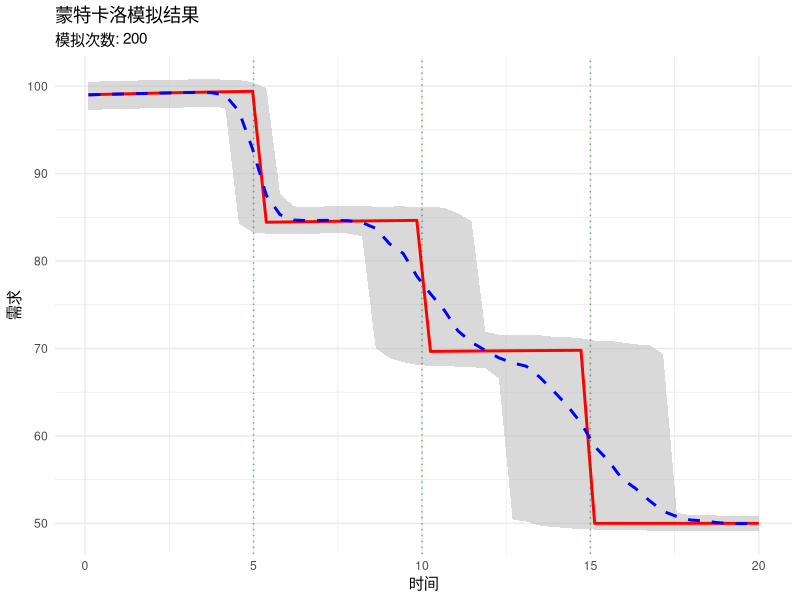

The R script that drew this image:
# 清理环境
rm(list = ls())
gc()

# 加载必要的包
library(ggplot2)
library(dplyr)
library(tidyr)

# 设置随机种子
set.seed(123)

# 1. 定义简单的需求函数（不使用类）
demand_function <- function(x, params) {
  # params = list(a, b_list, T_list, mu)
  a <- params$a
  b_list <- params$b_list
  T_list <- params$T_list
  mu <- params$mu
  
  # 确保参数有效
  a <- max(0.01, min(0.99, a))
  T_list <- sort(T_list)  # 确保递增
  
  if (x > max(T_list)) {
    return(mu)
  }
  
  for (i in 1:length(T_list)) {
    if (x <= T_list[i]) {
      return(-a^x + b_list[i])
    }
  }
  
  return(mu)
}

# 2. 运行蒙特卡洛模拟函数
run_monte_carlo <- function(
    baseline_params = list(a = 0.9, b_list = c(100, 85, 70), 
                           T_list = c(5, 10, 15), mu = 50),
    n_simulations = 200,
    n_time_points = 50,
    time_horizon = 20,
    perturbation_level = 0.1
) {
  
  # 生成时间点
  time_points <- seq(0.1, time_horizon, length.out = n_time_points)
  
  # 存储结果
  all_demand_paths <- matrix(NA, nrow = n_simulations, ncol = n_time_points)
  all_params_list <- vector("list", n_simulations)
  
  cat("开始蒙特卡洛模拟...\n")
  
  for (sim in 1:n_simulations) {
    # 生成扰动参数
    perturbed_params <- list(
      a = baseline_params$a * exp(rnorm(1, 0, perturbation_level * 0.1)),
      b_list = baseline_params$b_list + rnorm(length(baseline_params$b_list), 0, perturbation_level * 10),
      T_list = baseline_params$T_list * (1 + rnorm(length(baseline_params$T_list), 0, perturbation_level)),
      mu = baseline_params$mu + rnorm(1, 0, perturbation_level * 5)
    )
    
    # 确保参数有效性
    perturbed_params$a <- max(0.01, min(0.99, perturbed_params$a))
    perturbed_params$b_list <- pmax(1, perturbed_params$b_list)
    perturbed_params$T_list <- pmax(0.1, perturbed_params$T_list)
    perturbed_params$mu <- max(0, perturbed_params$mu)
    perturbed_params$T_list <- sort(perturbed_params$T_list)
    
    all_params_list[[sim]] <- perturbed_params
    
    # 计算需求路径
    for (t in 1:n_time_points) {
      all_demand_paths[sim, t] <- demand_function(time_points[t], perturbed_params)
    }
    
    if (sim %% 10 == 0) cat(sprintf("进度: %d/%d\n", sim, n_simulations))
  }
  
  # 计算基准路径
  baseline_path <- sapply(time_points, demand_function, params = baseline_params)
  
  cat("模拟完成!\n")
  
  return(list(
    time_points = time_points,
    baseline_path = baseline_path,
    all_demand_paths = all_demand_paths,
    all_params = all_params_list,
    n_simulations = n_simulations,
    baseline_params = baseline_params
  ))
}

# 3. 分析函数
analyze_results <- function(results) {
  demand_paths <- results$all_demand_paths
  
  # 计算基本统计
  mean_path <- colMeans(demand_paths, na.rm = TRUE)
  std_path <- apply(demand_paths, 2, sd, na.rm = TRUE)
  ci_90_lower <- apply(demand_paths, 2, quantile, 0.05, na.rm = TRUE)
  ci_90_upper <- apply(demand_paths, 2, quantile, 0.95, na.rm = TRUE)
  cv <- std_path / abs(mean_path)
  
  # 阶段统计
  stage_T <- results$baseline_params$T_list
  stage_stats <- list()
  
  for (i in 1:length(stage_T)) {
    idx <- which.min(abs(results$time_points - stage_T[i]))
    stage_demands <- demand_paths[, idx]
    stage_stats[[i]] <- list(
      stage = i,
      time = stage_T[i],
      mean = mean(stage_demands, na.rm = TRUE),
      sd = sd(stage_demands, na.rm = TRUE),
      cv = sd(stage_demands, na.rm = TRUE) / abs(mean(stage_demands, na.rm = TRUE))
    )
  }
  
  return(list(
    mean_path = mean_path,
    std_path = std_path,
    ci_90_lower = ci_90_lower,
    ci_90_upper = ci_90_upper,
    cv = cv,
    stage_stats = stage_stats
  ))
}

# 4. 生成报告函数
generate_report <- function(results, analysis) {
  report_data <- data.frame()
  
  # 基本信息
  report_data <- rbind(report_data, data.frame(
    指标 = "模拟次数",
    值 = as.character(results$n_simulations),
    单位 = "次",
    说明 = "蒙特卡洛模拟总次数"
  ))
  
  # 阶段统计
  for (i in 1:length(analysis$stage_stats)) {
    stats <- analysis$stage_stats[[i]]
    report_data <- rbind(report_data, data.frame(
      指标 = paste0("阶段", i, "转换点需求均值"),
      值 = sprintf("%.2f", stats$mean),
      单位 = "需求单位",
      说明 = paste0("时间点T=", stats$time, ", CV=", sprintf("%.3f", stats$cv))
    ))
  }
  
  # 总体统计
  report_data <- rbind(report_data, data.frame(
    指标 = "平均需求",
    值 = sprintf("%.2f", mean(results$all_demand_paths, na.rm = TRUE)),
    单位 = "需求单位",
    说明 = "所有模拟和时间点的平均需求"
  ))
  
  report_data <- rbind(report_data, data.frame(
    指标 = "需求标准差",
    值 = sprintf("%.2f", sd(results$all_demand_paths, na.rm = TRUE)),
    单位 = "需求单位",
    说明 = "需求的总标准差"
  ))
  
  return(report_data)
}

# 5. 可视化函数
visualize_results <- function(results, analysis, save_path = NULL) {
  plot_data <- data.frame(
    time = results$time_points,
    mean = analysis$mean_path,
    baseline = results$baseline_path,
    ci_lower = analysis$ci_90_lower,
    ci_upper = analysis$ci_90_upper
  )
  
  p <- ggplot(plot_data, aes(x = time)) +
    geom_ribbon(aes(ymin = ci_lower, ymax = ci_upper), 
                fill = "gray70", alpha = 0.5) +
    geom_line(aes(y = baseline), color = "red", linewidth = 1) +
    geom_line(aes(y = mean), color = "blue", linetype = "dashed", linewidth = 1) +
    labs(x = "时间", y = "需求", 
         title = "蒙特卡洛模拟结果",
         subtitle = paste0("模拟次数: ", results$n_simulations)) +
    theme_minimal()
  
  # 添加阶段转换线
  for (T in results$baseline_params$T_list) {
    p <- p + geom_vline(xintercept = T, linetype = "dotted", color = "darkgreen", alpha = 0.5)
  }
  
  if (!is.null(save_path)) {
    ggsave(save_path, p, width = 10, height = 6, dpi = 300)
    cat("图表已保存到:", save_path, "\n")
  }
  
  return(p)
}

# ================ 主程序 ================

cat("开始蒙特卡洛测试...\n")

# 运行模拟
results <- run_monte_carlo(
  n_simulations = 200,  # 模拟次数
  n_time_points = 50,   # 时间点数量
  time_horizon = 20,    # 时间范围
  perturbation_level = 0.1  # 扰动水平
)

# 分析结果
analysis <- analyze_results(results)

# 生成报告
report_df <- generate_report(results, analysis)
cat("\n===== 报告结果 =====\n")
print(report_df)

# 可视化
p <- visualize_results(results, analysis, save_path = "final_results.png")
print(p)

# 保存报告
write.csv(report_df, "final_report.csv", row.names = FALSE)
cat("\n报告已保存到: final_report.csv\n")
cat("图表已保存到: final_results.png\n")

# 显示阶段详细统计
cat("\n===== 阶段详细统计 =====\n")
for (i in 1:length(analysis$stage_stats)) {
  stats <- analysis$stage_stats[[i]]
  cat(sprintf("阶段%d (T=%.1f):\n", i, stats$time))
  cat(sprintf("  均值: %.2f\n", stats$mean))
  cat(sprintf("  标准差: %.2f\n", stats$sd))
  cat(sprintf("  变异系数: %.3f\n", stats$cv))
  cat("\n")

}
